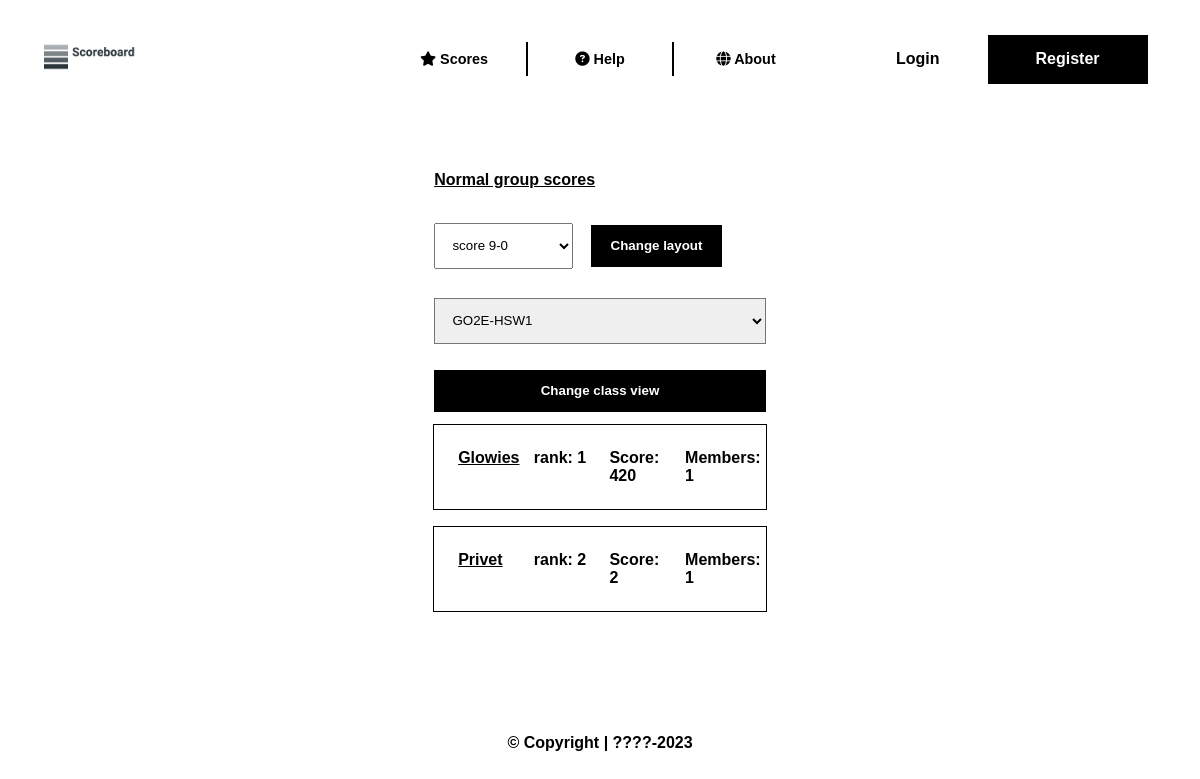
/index.php?page=scores_class&c=1&o=scoreDESC, run on an earlier commit of the app's database.
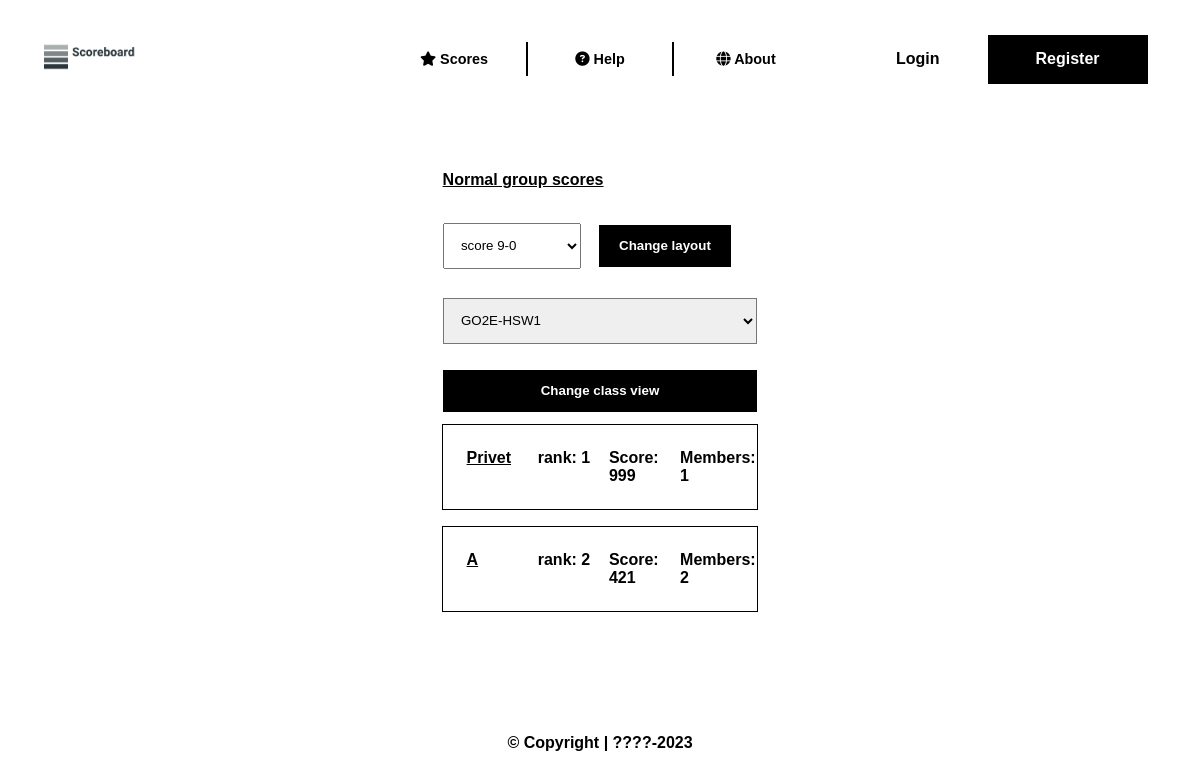
And on a later commit of the database.
### tables this page shows
CREATE TABLE `score` (
  `id` int NOT NULL,
  `group_id` int NOT NULL,
  `score` float NOT NULL DEFAULT '0'
);

CREATE TABLE `group_info` (
  `id` int NOT NULL,
  `name` varchar(32) NOT NULL,
  `description` varchar(256) NOT NULL
);

### html/src/class/PageRenderer.class.php (called while the page is built, shortened)
<?php
class PageRenderer
{
    private static $incDir;
    private static $pagesPath;
    public static function initialize()
    {
        self::$incDir = $_SERVER['DOCUMENT_ROOT'] . "/src/inc";
        self::$pagesPath = $_SERVER['DOCUMENT_ROOT'] . "/pages";
    }
    public static function renderPage($page)
    {
        $page = htmlspecialchars(trim($page));
        $pagePath = self::$pagesPath . "/$page.php";
        $errorPath = $_SERVER['DOCUMENT_ROOT'] . "/src/errors/404.php";
        require_once self::$incDir . "/header.inc.php";
        require_once (file_exists($pagePath)) ? $pagePath : $errorPath;
        require_once self::$incDir . "/footer.inc.php";
    }
}

### html/index.php (called while the page is built, shortened)
<?php
PageRenderer::renderPage(sanitizeInput($_GET['page']));

### html/src/inc/class_autoloader.inc.php (called while the page is built, shortened)
<?php
spl_autoload_register(function ($class) {
    $class = str_replace('\\', '/', $class);
    $baseDir = "{$_SERVER['DOCUMENT_ROOT']}/src/class";
    $extension = ".class.php";
    $fullPath = "$baseDir/$class$extension";
});

### html/src/class/Dbh.class.php (called while the page is built, shortened)
<?php
class Dbh
{
    protected static $pdo;
    public static function startConnection()
    {
        $dsn = "mysql:host=". DB_HOST .";port=". DB_PORT .";dbname=". DB_NAME;
        $user = DB_USER;
        $password = DB_PASS;
        try {
            self::$pdo = new PDO($dsn, $user, $password);
            self::$pdo->setAttribute(PDO::ATTR_ERRMODE, PDO::ERRMODE_EXCEPTION);
        } catch(PDOException $e) {
            echo "Connection failed: " . $e->getMessage();
            return false;
        }
        return true;
    }
    public static function getConnection()
    {
        return self::$pdo;
    }
}

### html/src/class/DataProcessor.class.php (called while the page is built, shortened)
<?php
class DataProcessor
{
    public static function sanitizeData($data)
    {
        $returnData = [];
        if (is_array($data)) {
            foreach ($data as $key => $value) {
                if (is_array($value)) {
                    $returnData[$key] = self::sanitizeData($value);
                } else {
                    $returnData[$key] = self::sanitizeInput($value);
                }
            }
        } else {
            $returnData = self::sanitizeInput($data);
        }
        return $returnData;
    }
    private static function sanitizeInput($input): string
    {
        $input = trim($input);
        $input = stripslashes($input);
        $input = htmlspecialchars($input, ENT_COMPAT | ENT_HTML5, 'UTF-8');
        return $input;
    }
}

### html/src/class/Score.class.php (called while the page is built, shortened)
<?php
class Score
{
    private static $pdo;
    public static function initialize(): void
    {
        self::$pdo = Dbh::getConnection();
    }
    public static function getClassScores($orderStyle, $classId)
    {
        $query = "
        SELECT `score`.*, `group_info`.*, COUNT(`group_member`.id) as 'member_count',
            RANK() OVER(ORDER BY `score`.score DESC) AS 'rank'
        FROM `score`
        INNER JOIN `group_info` ON `group_info`.id = `score`.group_id
        INNER JOIN `group_member` ON `group_member`.group_id = `group_info`.id
        INNER JOIN `class_member` ON `class_member`.user_id = `group_member`.user_id
        WHERE `class_member`.class_id = :class_id
        GROUP BY `score`.id, `group_info`.id
        ORDER BY
    ";
    switch ($orderStyle) {
        case "scoreDESC":
            $query .= "`score`.score DESC";
            break;
    }
    $query .= ";";
    $sto = self::$pdo->prepare($query);
    $sto->execute([
        ':class_id' => $classId
    ]);
    $results = $sto->fetchAll(PDO::FETCH_ASSOC);
    return $results;
    }
}

### html/pages/scores_class.php (the view, shortened to what the changed rows need)
<?php
$classSelect = (isset($_GET['c'])) ? DataProcessor::sanitizeData($_GET['c']) : null;
$orderType = (isset($_GET['o'])) ? DataProcessor::sanitizeData($_GET['o']) : null;
$scores = Score::getClassScores($orderType, $classSelect);
echo "
    <a href='index.php?page=scores&o=scoreDESC'>Normal group scores</a><br>
    <div class='score-add'>
        <select name='groups' id='order-selector'>
            <option value='scoreDESC' ". ($orderType == "scoreDESC" ? "selected" : "") .">score 9-0</option>
            <option value='scoreASC' ". ($orderType == "scoreASC" ? "selected" : "") .">score 0-9</option>
            <option value='nameAZ' ". ($orderType == "nameAZ" ? "selected" : "") .">name A-Z</option>
            <option value='nameZA' ". ($orderType == "nameZA" ? "selected" : "") .">name Z-A</option>
            <option value='descAZ' ". ($orderType == "descAZ" ? "selected" : "") .">description A-Z</option>
            <option value='descZA' ". ($orderType == "descZA" ? "selected" : "") .">description Z-A</option>
        </select>
        <input type='submit' value='Change layout' id='order-selector-submit'>
    </div>
";
foreach ($scores as $score) {
    echo "
        <div class='group'>
    ";
    if (!empty($_SESSION['user']) && DataProcessor::registeredValue('group_member', [
        'user_id' => $_SESSION['user']['id'],
        'group_id' => $score['group_id']
    ])) {
        echo "<p id='group-name'><a href='index.php?page=group&id={$score['group_id']}'>{$score['name']} [Your group]</a></p>";
    } else {
        echo "<p id='group-name'><a href='index.php?page=group&id={$score['group_id']}'>{$score['name']}</a></p>";
    }
    echo "
            <p id='group-rank'>rank: {$score['rank']}</p>
            <p id='group-score'>Score: {$score['score']}</p>
            <p id='group-member_count'>Members: {$score['member_count']}</p>
        </div><br>
    ";
}
?>

What changed in the data, as far as the page shows it:
changed score "Privet": rank "2" → "1"; score "2" → "999"; moves up the list
changed score (number 2 of 2 on the later page): group_info.name "Glowies" → "A"; rank "1" → "2"; score "420" → "421"; member_count "1" → "2"
